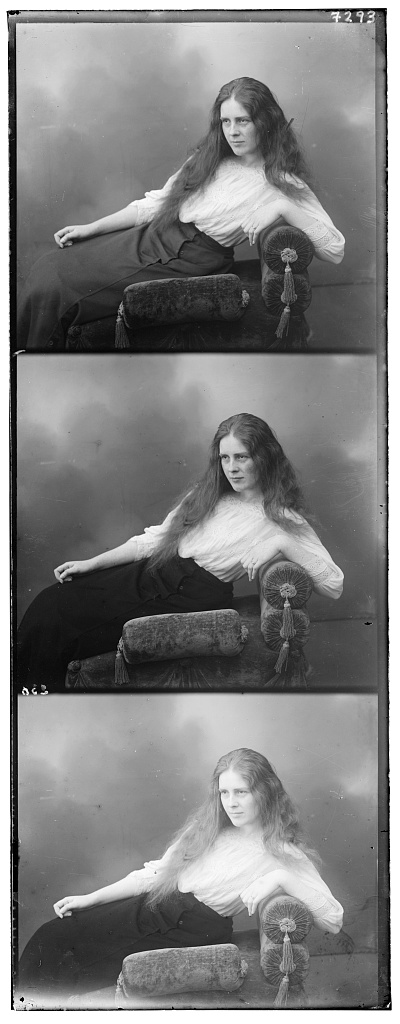
#> input picture images/01657v.jpg, 400 x 1024 px
$ python main_echellesimple.py
#> lines starting #> are read from the running program, lines starting #| are printed output that depends on the picture
#!/usr/bin/env python3
# -*- coding: utf-8 -*-
# TP1, code python pour débuter

# quelques librairies suggérées
# vous pourriez aussi utiliser matplotlib et opencv pour lire, afficher et sauvegarder des images

import numpy as np
import skimage as sk
import skimage.io as skio
import matplotlib.pyplot as plt

# nom du fichier d'image
imname = 'images/01657v.jpg'

# lire l'image
im = skio.imread(imname)
#> im is the input picture: shape (1024, 400); min 0, max 255, mean 128.3

# conversion en double
im = sk.util.img_as_float(im)

# calculer la hauteur de chaque partie (1/3 de la taille de l'image)
height = int(np.floor(im.shape[0] / 3.0))
#> height = 341

# séparer les canaux de couleur
b = im[:height]
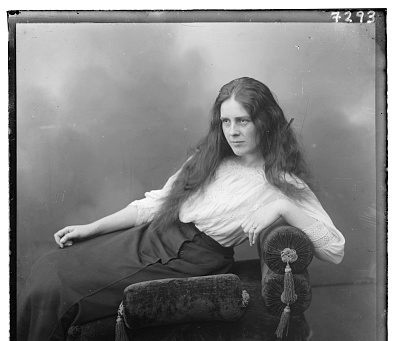
#> b: shape (341, 400) float64; min 0, max 1, mean 0.513
g = im[height: 2 * height]
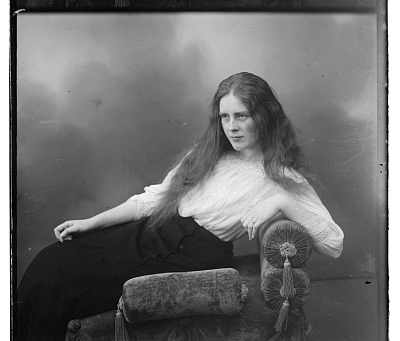
#> g: shape (341, 400) float64; min 0, max 1, mean 0.431
r = im[2 * height: 3 * height]
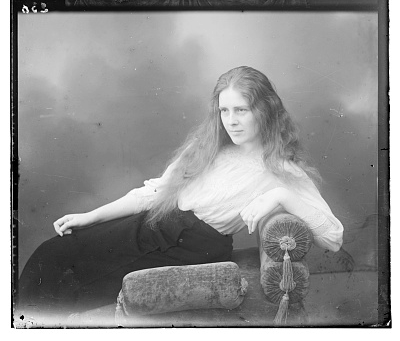
#> r: shape (341, 400) float64; min 0, max 1, mean 0.564

# Spécifier le nombre de pixel à retirer du contour de l'image pour le calcul SDC
crop_pixels = 20

# aligner les images... c'est ici que vous commencez à coder!
# ces quelques fonctions pourraient vous être utiles:
# np.roll, np.sum, sk.transform.rescale (for multiscale)
def align(image_to_align, reference_image, max_shift=15):
#> called with max_shift = 15
    best_score = np.inf
    best_shift = (0, 0)

    for dx in range(-max_shift, max_shift + 1):
        for dy in range(-max_shift, max_shift + 1):
            shifted_image = np.roll(image_to_align, (dx, dy), axis=(1, 0))
            score = np.sum(np.square(np.subtract(shifted_image, reference_image)))

            if score < best_score:
                best_score = score
                best_shift = (dx, dy)
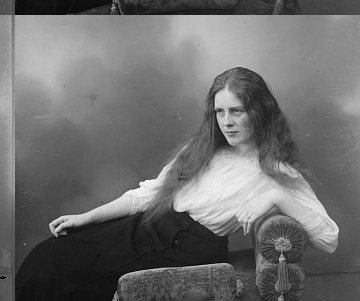
#> shifted_image: shape (301, 360) float64; min 0, max 1, mean 0.43
#> after the loop, best_score = 1683; best_shift = (1, 5)

    return np.roll(image_to_align, best_shift, axis=(1, 0))


def crop(image, px_amount):
    return image[px_amount:-px_amount, px_amount:-px_amount]


g = crop(g, crop_pixels)
r = crop(r, crop_pixels)
b = crop(b, crop_pixels)

ag = align(g, b)
ar = align(r, b)
#> call 2 of align, with max_shift = 15
#> after the loop in align (call 2), `for dx in range(-max_shift, max_shift + 1):`:
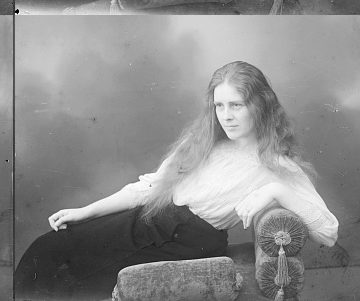
#> shifted_image: shape (301, 360) float64; min 0, max 1, mean 0.551
#> after the loop in align (call 2), `for dx in range(-max_shift, max_shift + 1):`: best_score = 2257.9; best_shift = (1, 12)
#> in align (call 2), `return np.roll(image_to_align, best_shift, axis=(1, 0))`:
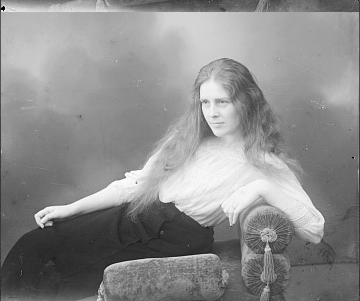
#> returned value: shape (301, 360) float64; min 0, max 1, mean 0.551

# créer l'image couleur
im_out = np.dstack([ar, ag, b])

#convert image to 0,255 value
img_RGB_ubyte = sk.util.img_as_ubyte(im_out)

# sauvegarder l'image
fname = '01657v_res.jpg'
skio.imsave(fname, img_RGB_ubyte)
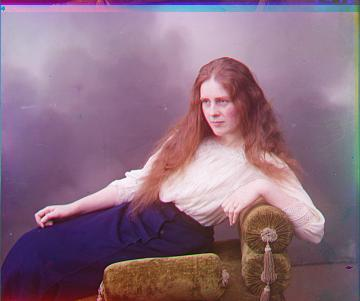
#> saved as 01657v_res.jpg: shape (301, 360, 3); mean R, G, B 140.5, 109.7, 128.5

# afficher l'image
skio.imshow(im_out)
plt.axis('off')
skio.show()

$ run again, with images/00106v.jpg copied over images/01657v.jpg
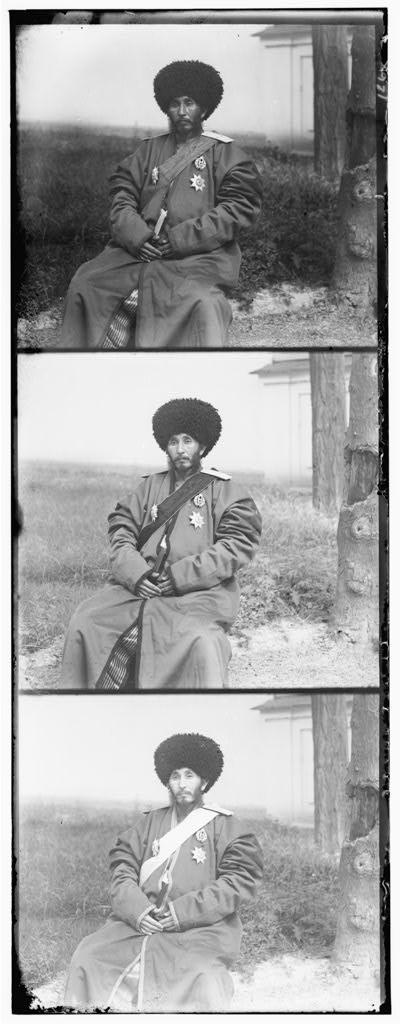
#> input picture images/00106v.jpg, 401 x 1024 px
#> im is the input picture: shape (1024, 401); min 0, max 255, mean 162.5
#> after the loop in align, `for dx in range(-max_shift, max_shift + 1):`: best_score = 8699.6; best_shift = (1, 4)
#> after the loop in align (call 2), `for dx in range(-max_shift, max_shift + 1):`:
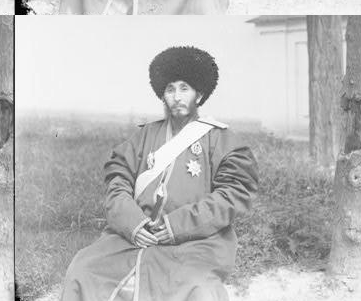
#> shifted_image: shape (301, 361) float64; min 0, max 1, mean 0.736
#> after the loop in align (call 2), `for dx in range(-max_shift, max_shift + 1):`: best_score = 10660.9; best_shift = (-1, 9)
#> `skio.imsave(fname, img_RGB_ubyte)`:
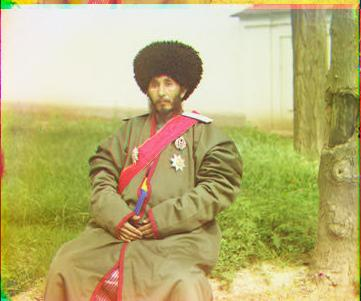
#> saved as 01657v_res.jpg: shape (301, 361, 3); mean R, G, B 187.5, 178.5, 118.9

$ run again, with images/00757v.jpg copied over images/01657v.jpg
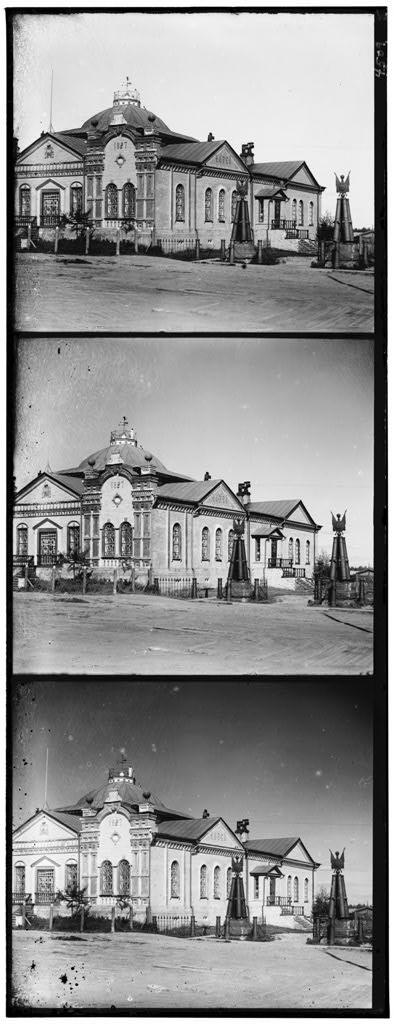
#> input picture images/00757v.jpg, 394 x 1024 px
#> im is the input picture: shape (1024, 394); min 0, max 255, mean 144.3
#> after the loop in align, `for dx in range(-max_shift, max_shift + 1):`: best_score = 2720.9; best_shift = (3, 2)
#> after the loop in align (call 2), `for dx in range(-max_shift, max_shift + 1):`:
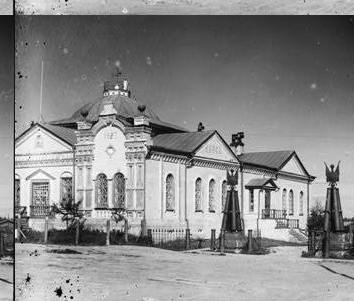
#> shifted_image: shape (301, 354) float64; min 0, max 1, mean 0.537
#> after the loop in align (call 2), `for dx in range(-max_shift, max_shift + 1):`: best_score = 13895.6; best_shift = (5, 5)
#> `skio.imsave(fname, img_RGB_ubyte)`:
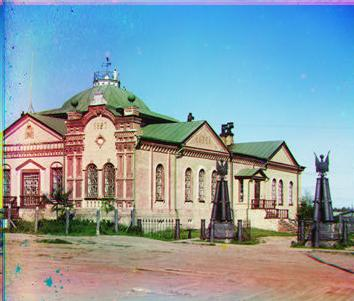
#> saved as 01657v_res.jpg: shape (301, 354, 3); mean R, G, B 137.1, 157, 164.6

$ run again, with images/00889v.jpg copied over images/01657v.jpg
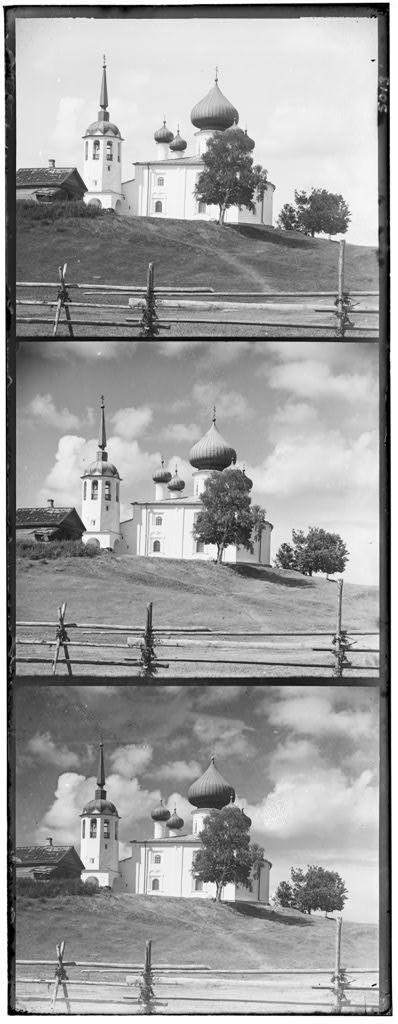
#> input picture images/00889v.jpg, 398 x 1024 px
#> im is the input picture: shape (1024, 398); min 0, max 255, mean 159.5
#> after the loop in align, `for dx in range(-max_shift, max_shift + 1):`: best_score = 3482.2; best_shift = (2, 2)
#> `skio.imsave(fname, img_RGB_ubyte)`:
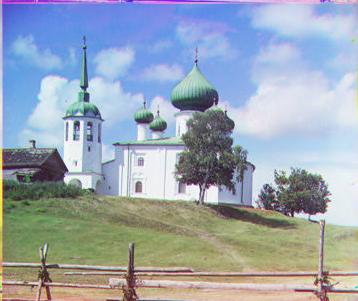
#> saved as 01657v_res.jpg: shape (301, 358, 3); mean R, G, B 155.2, 166.1, 178.8
